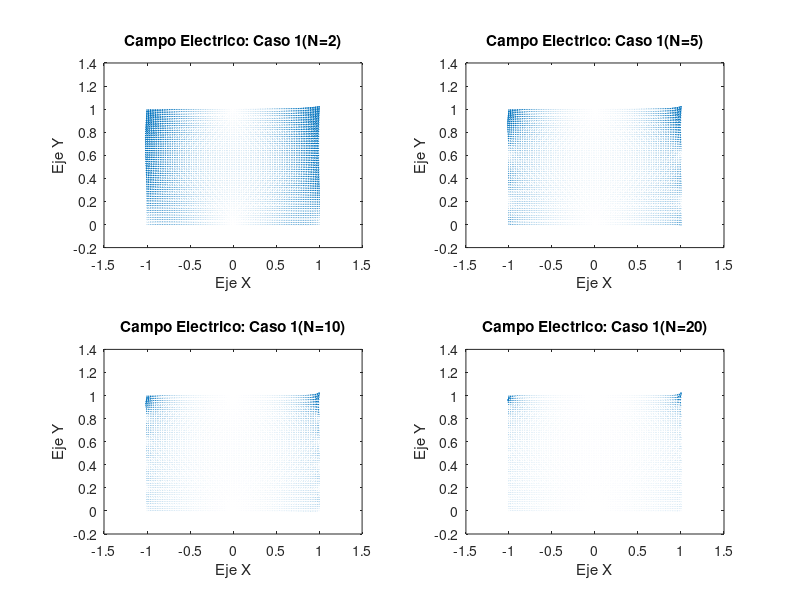

Recreate this plot in MATLAB.
%Cartesianas, Ejercicio 1 - Caso 1

a=1;
b=1;
X=-a:0.02:a;
Y=0:0.02:b;
[x,y]= meshgrid(X,Y);

V2=0;
N=2;
for n= 1:N
  f=@(y) atan(y/a).*sin(pi*n*y/b);
  Fn=(2./(b*sinh(n*pi*a/b))).*integral(f,0,b);
  P= Fn.*sinh(pi.*n*x/b).*sin(pi.*n*y/b);
  V2=P+V2;
  [E2x,E2y]=gradient(-V2);
endfor
subplot(2,2,1)
quiver(x,y,E2x,E2y)
xlabel('Eje X')
ylabel('Eje Y')
title('Campo Electrico: Caso 1(N=2)')

V5=0;
N=5;
for n= 1:N
  f=@(y) atan(y/a).*sin(pi*n*y/b);
  Fn=(2./(b*sinh(n*pi*a/b))).*integral(f,0,b);
  P= Fn.*sinh(pi.*n*x/b).*sin(pi.*n*y/b);
  V5=P+V5;
  [E5x,E5y]=gradient(-V5);
endfor
subplot(2,2,2)
quiver(x,y,E5x,E5y)
xlabel('Eje X')
ylabel('Eje Y')
title('Campo Electrico: Caso 1(N=5)')

V10=0;
N=10;
for n= 1:N
  f=@(y) atan(y/a).*sin(pi*n*y/b);
  Fn=(2./(b*sinh(n*pi*a/b))).*integral(f,0,b);
  P= Fn.*sinh(pi.*n*x/b).*sin(pi.*n*y/b);
  V10=P+V10;
  [E10x,E10y]=gradient(-V10);
endfor
subplot(2,2,3)
quiver(x,y,E10x,E10y)
xlabel('Eje X')
ylabel('Eje Y')
title('Campo Electrico: Caso 1(N=10)')

V20=0;
N=20;
for n= 1:N
  f=@(y) atan(y/a).*sin(pi*n*y/b);
  Fn=(2./(b*sinh(n*pi*a/b))).*integral(f,0,b);
  P= Fn.*sinh(pi.*n*x/b).*sin(pi.*n*y/b);
  V20=P+V20;
  [E20x,E20y]=gradient(-V20);
endfor
subplot(2,2,4)
quiver(x,y,E20x,E20y)
xlabel('Eje X')
ylabel('Eje Y')
title('Campo Electrico: Caso 1(N=20)')